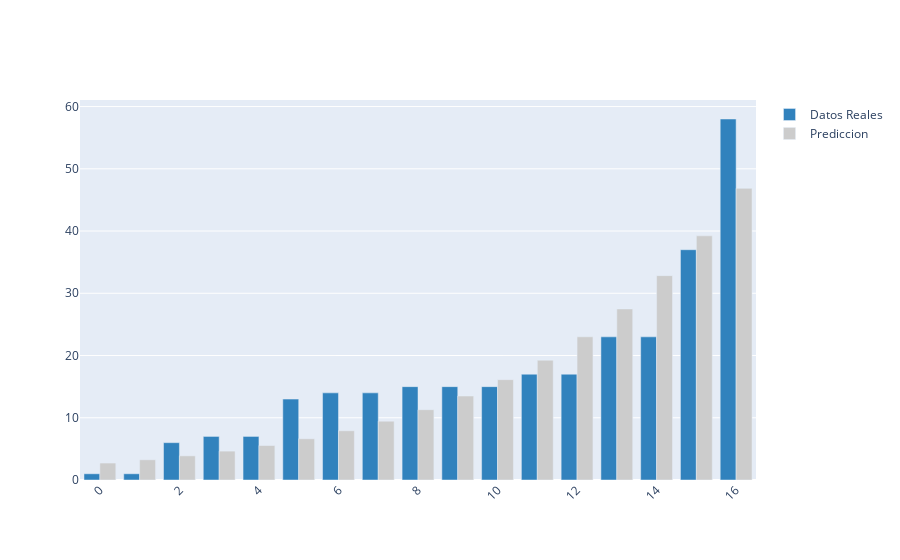

The notebook cell this image was saved under:
### Code cell
barra=func(x,*popt)
trace0 = go.Bar(
    
    y=casos,
    name='Datos Reales',
    marker=dict(
        color='rgb(49,130,189)'
    )
)
trace1 = go.Bar(
    
    y=barra,
    name='Prediccion',
    marker=dict(
        color='rgb(204,204,204)',
    )
)

data = [trace0, trace1]
layout = go.Layout(
    xaxis=dict(tickangle=-45),
    barmode='group',
)

fig = go.Figure(data=data, layout=layout)
fig.show()

### Figure 1 — Plotly figure (JSON) as saved in the notebook; plotly's stock layout.template omitted (floating-point values rounded to 4 significant figures)
{"data": [{"marker": {"color": "rgb(49,130,189)"}, "name": "Datos Reales", "type": "bar", "y": [1, 1, 6, 7, 7, 13, 14, 14, 15, 15, 15, 17, 17, 23, 23, 37, 58]}, {"marker": {"color": "rgb(204,204,204)"}, "name": "Prediccion", "type": "bar", "y": [2.721, 3.251, 3.884, 4.64, 5.543, 6.623, 7.912, 9.452, 11.29, 13.49, 16.12, 19.26, 23.0, 27.48, 32.83, 39.22, 46.86]}], "layout": {"barmode": "group", "xaxis": {"tickangle": -45}}}
